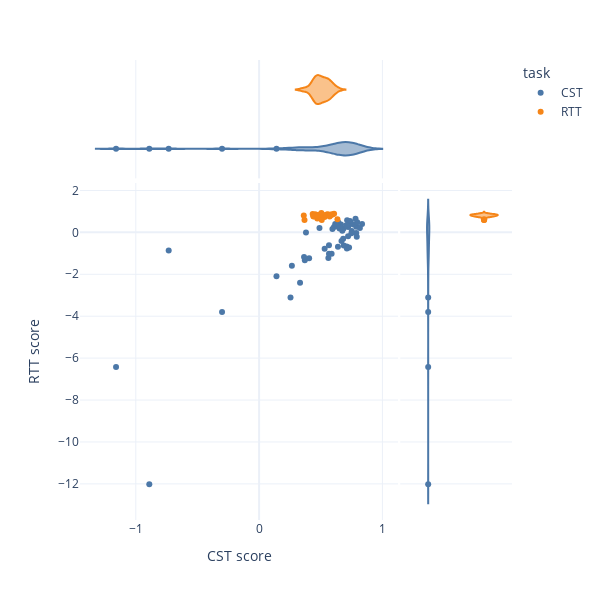

Notebook cell for this chart:
### Code cell
import plotly.express as px

signal = 'lfads_rates_joint_pca_shared'
df = src.decoder_analysis.precondition_td(td, signal)
models = src.decoder_analysis.fit_models(df, signal)

trial_scores = src.decoder_analysis.score_trials(df.loc[df['Test set']],signal,models)

fig = px.scatter(
    trial_scores.reset_index(),
    x='CST score',
    y='RTT score',
    color='task',
    hover_data=['trial_id'],
    marginal_x='violin',
    marginal_y='violin',
    template='plotly_white',
    width=600,
    height=600,
    color_discrete_sequence=px.colors.qualitative.T10,
)
fig.show()

### Figure 1 — Plotly figure (JSON) as saved in the notebook; plotly's stock layout.template omitted (floating-point values rounded to 4 significant figures)
{"data": [{"customdata": [[13], [45], [46], [59], [61], [63], [65], [72], [79], [95], [105], [115], [134], [141], [166], [170], [175], [177], [188], [201], [202], [203], [204], [209], [218], [223], [227], [232], [235], [238], [244], [245], [267], [268], [269], [276], [277], [295], [303], [311], [327], [328], [332], [334], [348], [360], [366], [371], [377], [388], [394]], "hovertemplate": "task=CST<br>CST score=%{x}<br>RTT score=%{y}<br>trial_id=%{customdata[0]}<extra></extra>", "legendgroup": "CST", "marker": {"color": "#4C78A8", "symbol": "circle"}, "mode": "markers", "name": "CST", "orientation": "v", "showlegend": true, "type": "scatter", "x": [0.4896, 0.3802, 0.588, 0.2548, 0.6863, 0.141, 0.371, -1.16, 0.2659, 0.71, 0.6072, 0.3322, 0.712, 0.3646, -0.8905, 0.5948, -0.3005, 0.6395, 0.7516, 0.5619, 0.6642, 0.7297, 0.792, 0.5667, 0.6849, 0.835, 0.5669, 0.7417, 0.5317, 0.682, 0.6683, 0.6748, 0.7881, 0.4058, 0.6523, 0.6431, 0.6378, 0.7248, 0.7885, 0.7642, 0.7489, 0.7141, 0.7821, 0.6174, 0.7368, 0.7216, 0.8174, 0.7959, 0.7226, 0.708, -0.7332], "xaxis": "x", "y": [0.2087, -0.008667, -1.021, -3.113, -0.6242, -2.099, -1.335, -6.428, -1.595, -0.6775, 0.2614, -2.405, -0.7646, -1.171, -12.02, 0.158, -3.804, -0.6875, 0.06436, -1.223, 0.372, -0.7262, -0.2126, -0.6164, 0.1842, 0.3985, -1.021, 0.4933, -0.7827, -0.3078, -0.4144, 0.07667, -0.02598, -1.23, 0.1813, 0.4692, 0.2814, 0.3627, 0.2683, 0.3776, -0.04399, 0.5758, 0.6508, 0.4021, 0.5396, -0.1827, 0.2084, 0.4796, 0.2559, 0.3344, -0.8637], "yaxis": "y"}, {"alignmentgroup": "True", "customdata": [[13], [45], [46], [59], [61], [63], [65], [72], [79], [95], [105], [115], [134], [141], [166], [170], [175], [177], [188], [201], [202], [203], [204], [209], [218], [223], [227], [232], [235], [238], [244], [245], [267], [268], [269], [276], [277], [295], [303], [311], [327], [328], [332], [334], [348], [360], [366], [371], [377], [388], [394]], "hovertemplate": "task=CST<br>CST score=%{x}<br>trial_id=%{customdata[0]}<extra></extra>", "legendgroup": "CST", "marker": {"color": "#4C78A8", "symbol": "circle"}, "name": "CST", "offsetgroup": "CST", "scalegroup": "x", "showlegend": false, "type": "violin", "x": [0.4896, 0.3802, 0.588, 0.2548, 0.6863, 0.141, 0.371, -1.16, 0.2659, 0.71, 0.6072, 0.3322, 0.712, 0.3646, -0.8905, 0.5948, -0.3005, 0.6395, 0.7516, 0.5619, 0.6642, 0.7297, 0.792, 0.5667, 0.6849, 0.835, 0.5669, 0.7417, 0.5317, 0.682, 0.6683, 0.6748, 0.7881, 0.4058, 0.6523, 0.6431, 0.6378, 0.7248, 0.7885, 0.7642, 0.7489, 0.7141, 0.7821, 0.6174, 0.7368, 0.7216, 0.8174, 0.7959, 0.7226, 0.708, -0.7332], "xaxis": "x3", "yaxis": "y3"}, {"alignmentgroup": "True", "customdata": [[13], [45], [46], [59], [61], [63], [65], [72], [79], [95], [105], [115], [134], [141], [166], [170], [175], [177], [188], [201], [202], [203], [204], [209], [218], [223], [227], [232], [235], [238], [244], [245], [267], [268], [269], [276], [277], [295], [303], [311], [327], [328], [332], [334], [348], [360], [366], [371], [377], [388], [394]], "hovertemplate": "task=CST<br>RTT score=%{y}<br>trial_id=%{customdata[0]}<extra></extra>", "legendgroup": "CST", "marker": {"color": "#4C78A8", "symbol": "circle"}, "name": "CST", "offsetgroup": "CST", "scalegroup": "y", "showlegend": false, "type": "violin", "xaxis": "x2", "y": [0.2087, -0.008667, -1.021, -3.113, -0.6242, -2.099, -1.335, -6.428, -1.595, -0.6775, 0.2614, -2.405, -0.7646, -1.171, -12.02, 0.158, -3.804, -0.6875, 0.06436, -1.223, 0.372, -0.7262, -0.2126, -0.6164, 0.1842, 0.3985, -1.021, 0.4933, -0.7827, -0.3078, -0.4144, 0.07667, -0.02598, -1.23, 0.1813, 0.4692, 0.2814, 0.3627, 0.2683, 0.3776, -0.04399, 0.5758, 0.6508, 0.4021, 0.5396, -0.1827, 0.2084, 0.4796, 0.2559, 0.3344, -0.8637], "yaxis": "y2"}, {"customdata": [[5], [10], [21], [22], [31], [34], [36], [42], [47], [52], [58], [73], [108], [111], [116], [121], [129], [137], [145], [149], [164], [169], [176], [180], [182], [187], [198], [205], [215], [216], [219], [236], [249], [274], [281], [317], [383]], "hovertemplate": "task=RTT<br>CST score=%{x}<br>RTT score=%{y}<br>trial_id=%{customdata[0]}<extra></extra>", "legendgroup": "RTT", "marker": {"color": "#F58518", "symbol": "circle"}, "mode": "markers", "name": "RTT", "orientation": "v", "showlegend": true, "type": "scatter", "x": [0.4395, 0.6355, 0.4589, 0.4679, 0.3623, 0.4721, 0.5312, 0.5014, 0.4593, 0.3683, 0.508, 0.4345, 0.5463, 0.4814, 0.4645, 0.5208, 0.4616, 0.5548, 0.4601, 0.5508, 0.5977, 0.5855, 0.5019, 0.6082, 0.5024, 0.546, 0.5636, 0.5613, 0.4951, 0.5436, 0.4468, 0.5723, 0.4544, 0.505, 0.4434, 0.5812, 0.4723], "xaxis": "x", "y": [0.7667, 0.6212, 0.8149, 0.7298, 0.8107, 0.6632, 0.7368, 0.7873, 0.8484, 0.5865, 0.5917, 0.8775, 0.832, 0.7846, 0.7733, 0.7412, 0.7913, 0.8698, 0.7873, 0.8315, 0.8635, 0.8266, 0.7401, 0.8844, 0.868, 0.8449, 0.8443, 0.8226, 0.8569, 0.8139, 0.8113, 0.7576, 0.8522, 0.9191, 0.7603, 0.8515, 0.7762], "yaxis": "y"}, {"alignmentgroup": "True", "customdata": [[5], [10], [21], [22], [31], [34], [36], [42], [47], [52], [58], [73], [108], [111], [116], [121], [129], [137], [145], [149], [164], [169], [176], [180], [182], [187], [198], [205], [215], [216], [219], [236], [249], [274], [281], [317], [383]], "hovertemplate": "task=RTT<br>CST score=%{x}<br>trial_id=%{customdata[0]}<extra></extra>", "legendgroup": "RTT", "marker": {"color": "#F58518", "symbol": "circle"}, "name": "RTT", "offsetgroup": "RTT", "scalegroup": "x", "showlegend": false, "type": "violin", "x": [0.4395, 0.6355, 0.4589, 0.4679, 0.3623, 0.4721, 0.5312, 0.5014, 0.4593, 0.3683, 0.508, 0.4345, 0.5463, 0.4814, 0.4645, 0.5208, 0.4616, 0.5548, 0.4601, 0.5508, 0.5977, 0.5855, 0.5019, 0.6082, 0.5024, 0.546, 0.5636, 0.5613, 0.4951, 0.5436, 0.4468, 0.5723, 0.4544, 0.505, 0.4434, 0.5812, 0.4723], "xaxis": "x3", "yaxis": "y3"}, {"alignmentgroup": "True", "customdata": [[5], [10], [21], [22], [31], [34], [36], [42], [47], [52], [58], [73], [108], [111], [116], [121], [129], [137], [145], [149], [164], [169], [176], [180], [182], [187], [198], [205], [215], [216], [219], [236], [249], [274], [281], [317], [383]], "hovertemplate": "task=RTT<br>RTT score=%{y}<br>trial_id=%{customdata[0]}<extra></extra>", "legendgroup": "RTT", "marker": {"color": "#F58518", "symbol": "circle"}, "name": "RTT", "offsetgroup": "RTT", "scalegroup": "y", "showlegend": false, "type": "violin", "xaxis": "x2", "y": [0.7667, 0.6212, 0.8149, 0.7298, 0.8107, 0.6632, 0.7368, 0.7873, 0.8484, 0.5865, 0.5917, 0.8775, 0.832, 0.7846, 0.7733, 0.7412, 0.7913, 0.8698, 0.7873, 0.8315, 0.8635, 0.8266, 0.7401, 0.8844, 0.868, 0.8449, 0.8443, 0.8226, 0.8569, 0.8139, 0.8113, 0.7576, 0.8522, 0.9191, 0.7603, 0.8515, 0.7762], "yaxis": "y2"}], "layout": {"height": 600, "legend": {"title": {"text": "task"}, "tracegroupgap": 0}, "margin": {"t": 60}, "width": 600, "xaxis": {"anchor": "y", "domain": [0, 0.7363], "title": {"text": "CST score"}}, "xaxis2": {"anchor": "y2", "domain": [0.7413, 1], "matches": "x2", "showgrid": false, "showline": false, "showticklabels": false, "ticks": ""}, "xaxis3": {"anchor": "y3", "domain": [0, 0.7363], "matches": "x", "showgrid": true, "showticklabels": false}, "xaxis4": {"anchor": "y4", "domain": [0.7413, 1], "matches": "x2", "showgrid": false, "showline": false, "showticklabels": false, "ticks": ""}, "yaxis": {"anchor": "x", "domain": [0, 0.7326], "title": {"text": "RTT score"}}, "yaxis2": {"anchor": "x2", "domain": [0, 0.7326], "matches": "y", "showgrid": true, "showticklabels": false}, "yaxis3": {"anchor": "x3", "domain": [0.7426, 1], "matches": "y3", "showgrid": false, "showline": false, "showticklabels": false, "ticks": ""}, "yaxis4": {"anchor": "x4", "domain": [0.7426, 1], "matches": "y3", "showgrid": true, "showline": false, "showticklabels": false, "ticks": ""}}}
